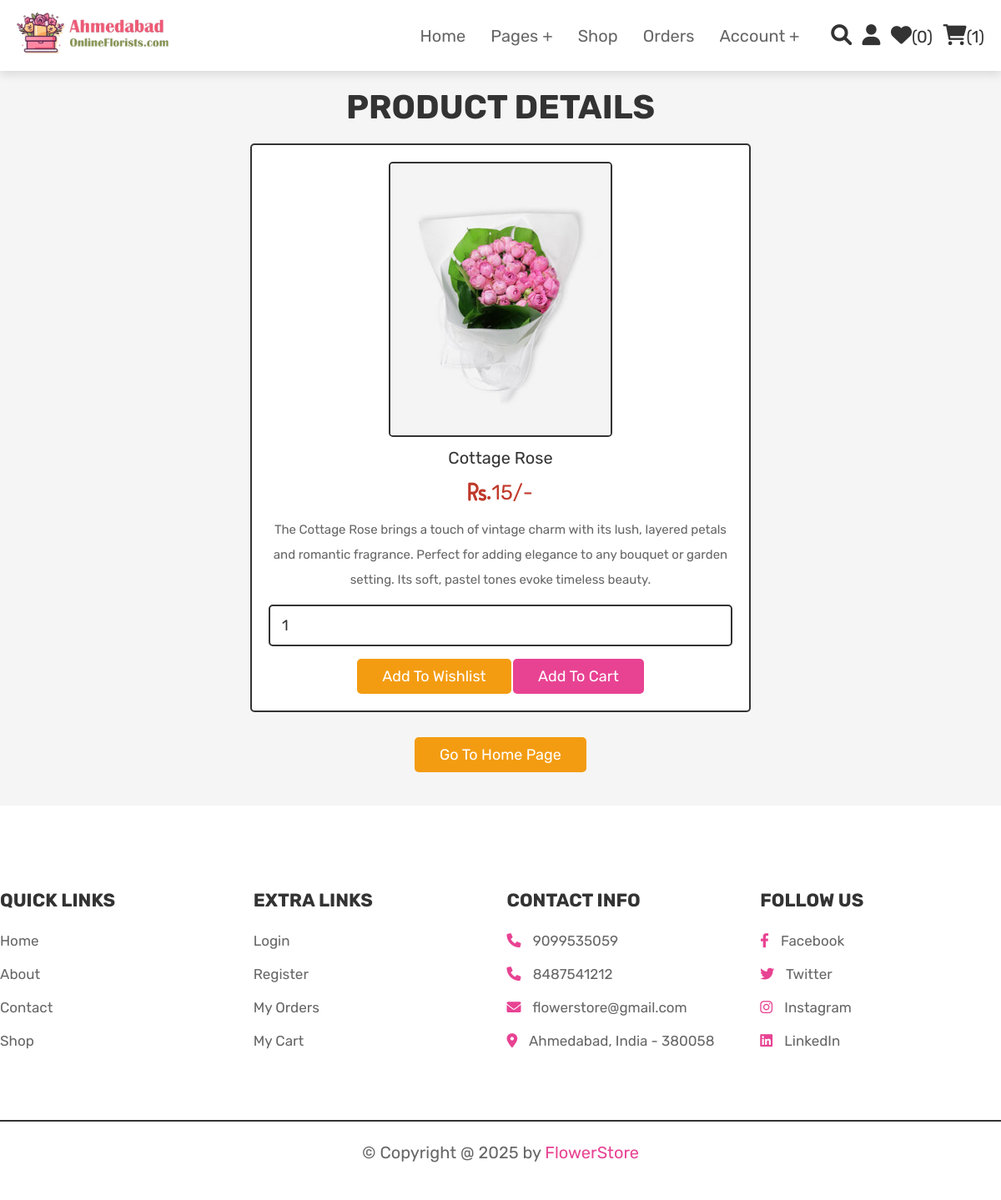
Page /view_page.php?pid=15 (signed in) on the committed database.
### tables this page shows
CREATE TABLE `products` (
  `id` int(100) NOT NULL,
  `name` varchar(100) NOT NULL,
  `details` varchar(500) NOT NULL,
  `price` int(100) NOT NULL,
  `image` varchar(100) NOT NULL
);

### view_page.php (the view, shortened to what this page needs)
<?php
@include 'config.php';
?>
<!DOCTYPE html>
<html lang="en">
<head>
   <link rel="stylesheet" href="https://cdnjs.cloudflare.com/ajax/libs/font-awesome/6.0.0/css/all.min.css">
   <link rel="stylesheet" href="css/style.css">
</head>
<body>
<?php @include 'header.php'; ?>
<section class="quick-view">
    <h1 class="title">product details</h1>
    <?php
        if(isset($_GET['pid'])){
            $pid = $_GET['pid'];
            $select_products = mysqli_query($conn, "SELECT * FROM `products` WHERE id = '$pid'") or die('query failed');
         if(mysqli_num_rows($select_products) > 0){
            while($fetch_products = mysqli_fetch_assoc($select_products)){
    ?>
    <form action="" method="POST">
         <img src="uploaded_img/<?php echo $fetch_products['image']; ?>" alt="" class="image">
         <div class="name"><?php echo $fetch_products['name']; ?></div>
         <div class="price"><i class="fa fa-rupee">. </i><?php echo $fetch_products['price']; ?>/-</div>
         <div class="details"><?php echo $fetch_products['details']; ?></div>
         <input type="number" name="product_quantity" value="1" min="0" class="qty">
         <input type="submit" value="add to wishlist" name="add_to_wishlist" class="option-btn">
         <input type="submit" value="add to cart" name="add_to_cart" class="btn">
      </form>
    <?php
            }
        }else{
        echo '<p class="empty">no products details available!</p>';
        }
    }
    ?>
    <div class="more-btn">
        <a href="home.php" class="option-btn">go to home page</a>
    </div>
</section>
<?php @include 'footer.php'; ?>
</body>
</html>

### css/style.css (style rules this page uses)
:root { --pink:#e84393; --red:#c0392b; --orange:#f39c12; --black:#333; --white:#fff; --light-color:#666; --light-white:#ccc; --light-bg:#f5f5f5; --border:.2rem solid var(--black); --box-shadow:0 .5rem 1rem rgba(0,0,0,.1); }
* { font-family: 'Rubik', sans-serif; margin:0; padding:0; box-sizing: border-box; outline: none; border:none; text-decoration: none; transition:all .2s linear; }
html { font-size: 62.5%; overflow-x: hidden; scroll-behavior: smooth; scroll-padding-top: 6.5rem; }
body { background: var(--light-bg); }
section { padding: 20px 0px 20px 0px; }
.btn, .delete-btn, .option-btn { display: inline-block; border-radius: .5rem; margin-top: 1rem; font-size: 1.8rem; color:var(--white); cursor: pointer; padding:1rem 3rem; text-transform: capitalize; }
.btn { background-color: var(--pink); }
.option-btn { background-color: var(--orange); }
.more-btn { margin-top: 2rem; margin-bottom: 2rem; text-align: center; }
.title { text-align: center; margin-bottom: 2rem; color:var(--black); text-transform: uppercase; font-size: 4rem; }
.quick-view form { max-width: 60rem; padding:2rem; text-align: center; border:var(--border); box-shadow: var(--border); border-radius: .5rem; background-color: var(--white); margin:0 auto; }
.quick-view form .image { height: 33rem; border:var(--border); border-radius: .5rem; }
.quick-view form .name { margin:1rem 0; font-size: 2rem; color:var(--black); }
.quick-view form .price { color:var(--red); font-size: 2.5rem; padding:.5rem 0; }
.quick-view form .details { padding:1rem 0; font-size: 1.5rem; color:var(--light-color); line-height: 2; }
.quick-view form .qty { width: 100%; padding:1.2rem 1.4rem; font-size: 1.8rem; color:var(--black); border-radius: .5rem; border:var(--border); margin:.5rem 0; }

### rows in the picture
products: image (picture), name "Cottage Rose", price "15", details "The Cottage Rose brings a touch of vintage charm with its lush, layered petals and romantic fragrance. Perfect for adding elegance to any bouquet or garden setting. Its soft, pastel tones evoke timeless beauty."

### other values in the picture
$wishlist_num_rows "0"
$cart_num_rows "1"
